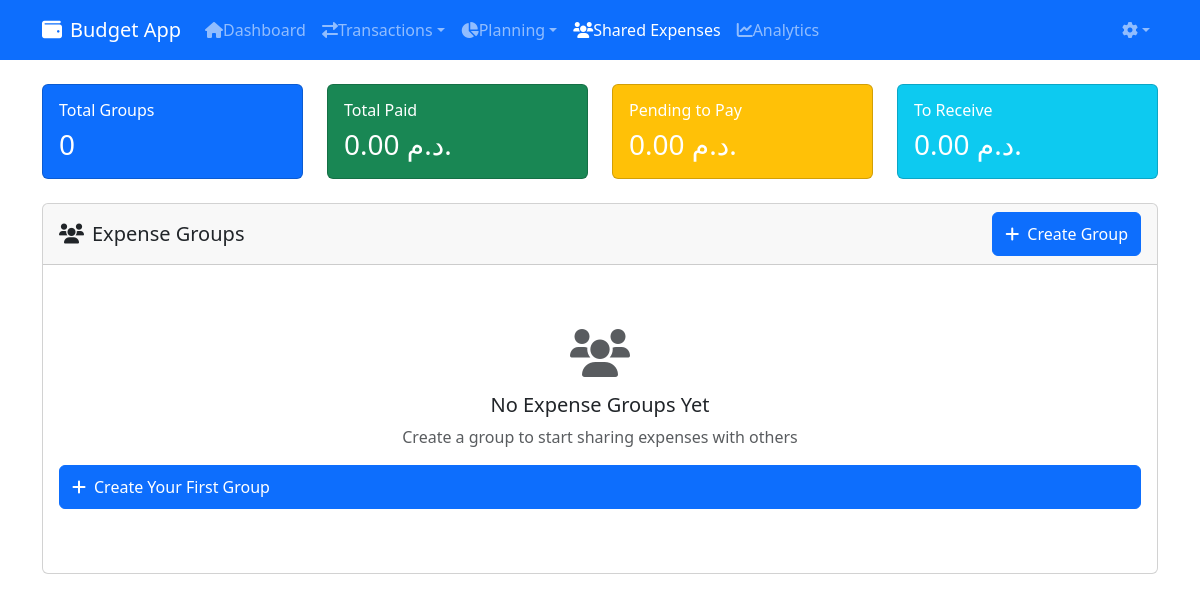
The app's page /expense-groups/ (signed in), older data.
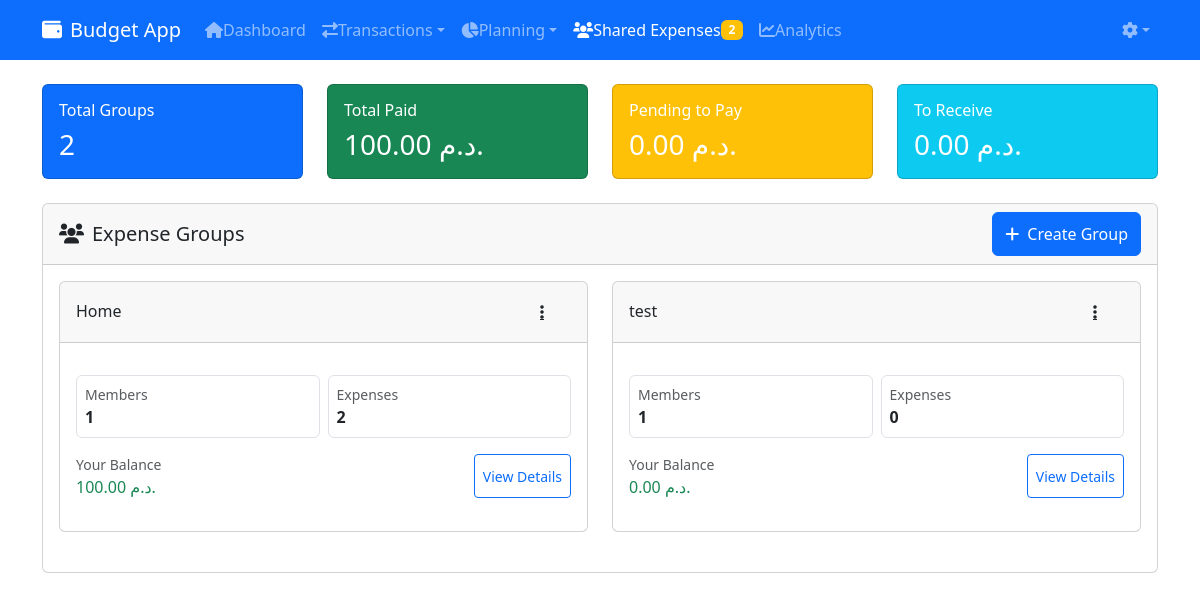
The same page, newer data.
### core/models.py (models this page shows, shortened)
class ExpenseGroup(models.Model):
    SPLIT_TYPE_CHOICES = [
        ('EQUAL', 'Split Equally'),
        ('PERCENTAGE', 'Split by Percentage'),
        ('CUSTOM', 'Custom Split'),
    ]
    name = models.CharField(max_length=255)
    description = models.TextField(blank=True)
    created_at = models.DateTimeField(auto_now_add=True)
    created_by = models.ForeignKey(User, on_delete=models.CASCADE, related_name='created_groups')
    members = models.ManyToManyField(User, through='ExpenseGroupMember', related_name='expense_groups')
    default_split_type = models.CharField(max_length=10, choices=SPLIT_TYPE_CHOICES, default='EQUAL')
    auto_approve = models.BooleanField(default=False)

### core/views.py (the view)
# urls.py: path('expense-groups/', views.expense_groups, name='expense-groups'),
@login_required
def expense_groups(request):
    expense_groups = ExpenseGroup.objects.filter(
        Q(members=request.user) | Q(created_by=request.user)
    ).distinct()
    for group in expense_groups:
        group.member_count = group.members.count()
        group.expense_count = SharedExpense.objects.filter(group=group).count()
        user_shares = ExpenseShare.objects.filter(
            expense__group=group,
            user=request.user
        ).aggregate(
            total_owed=Sum('amount', filter=Q(status='PENDING')),
            total_paid=Sum('amount', filter=Q(status='PAID'))
        )
        group.user_balance = (user_shares['total_paid'] or 0) - (user_shares['total_owed'] or 0)
    total_paid = ExpenseShare.objects.filter(
        user=request.user,
        status='PAID'
    ).aggregate(total=Sum('amount'))['total'] or 0
    total_pending = ExpenseShare.objects.filter(
        user=request.user,
        status='PENDING'
    ).aggregate(total=Sum('amount'))['total'] or 0
    total_to_receive = ExpenseShare.objects.filter(
        expense__created_by=request.user,
        status='PENDING'
    ).exclude(user=request.user).aggregate(total=Sum('amount'))['total'] or 0
    context = {
        'expense_groups': expense_groups,
        'total_paid': total_paid,
        'total_pending': total_pending,
        'total_to_receive': total_to_receive,
        'pending_expenses': SharedExpense.objects.filter(
            group__in=expense_groups,
            shares__user=request.user,
            shares__status='PENDING'
        ).count()
    }
    return render(request, 'core/expense_groups.html', context)

### core/templatetags/currency_format.py (called while the page is built)
@register.filter(name='currency')
def currency(value):
    try:
        value = float(value)
        formatted_value = floatformat(value, settings.CURRENCY_DECIMAL_PLACES)
        parts = str(formatted_value).split('.')
        integer_part = parts[0]
        formatted_integer = ''
        for i, digit in enumerate(reversed(integer_part)):
            if i > 0 and i % 3 == 0:
                formatted_integer = settings.CURRENCY_THOUSAND_SEPARATOR + formatted_integer
            formatted_integer = digit + formatted_integer
        if len(parts) > 1:
            formatted_value = f"{formatted_integer}{settings.CURRENCY_DECIMAL_SEPARATOR}{parts[1]}"
        else:
            formatted_value = formatted_integer
        return f"{formatted_value} {settings.CURRENCY_SYMBOL}"
    except (ValueError, TypeError):
        return ''

### core/templates/core/expense_groups.html (shortened to what the changed rows need)
{% extends 'core/base.html' %}
{% load budget_filters %}
{% load currency_format %}
{% block content %}
<div class="row mb-4">
    <div class="col-md-3">
        <div class="card bg-primary text-white">
            <div class="card-body">
                <h6 class="card-title">Total Groups</h6>
                <h3 class="card-text mb-0">{{ expense_groups|length }}</h3>
            </div>
        </div>
    </div>
    <div class="col-md-3">
        <div class="card bg-success text-white">
            <div class="card-body">
                <h6 class="card-title">Total Paid</h6>
                <h3 class="card-text mb-0">{{ total_paid|currency }}</h3>
            </div>
        </div>
    </div>
</div>
<div class="card">
    <div class="card-body">
        {% if expense_groups %}
        <div class="row">
            {% for group in expense_groups %}
            <div class="col-md-6 mb-4">
                <div class="card h-100">
                    <div class="card-header d-flex justify-content-between align-items-center">
                        <h6 class="mb-0">{{ group.name }}</h6>
                        <div class="dropdown">
                            <button class="btn btn-link text-dark" type="button" data-bs-toggle="dropdown">
                                <i class="fas fa-ellipsis-v"></i>
                            </button>
                        </div>
                    </div>
                    <div class="card-body">
                        <div class="row g-2 mb-3">
                            <div class="col-6">
                                <div class="border rounded p-2">
                                    <small class="text-muted d-block">Members</small>
                                    <strong>{{ group.member_count }}</strong>
                                </div>
                            </div>
                            <div class="col-6">
                                <div class="border rounded p-2">
                                    <small class="text-muted d-block">Expenses</small>
                                    <strong>{{ group.expense_count }}</strong>
                                </div>
                            </div>
                        </div>
                        <div class="d-flex justify-content-between align-items-center mb-3">
                            <div>
                                <small class="text-muted d-block">Your Balance</small>
                                <span class="{% if group.user_balance >= 0 %}text-success{% else %}text-danger{% endif %}">
                                    {{ group.user_balance|currency }}
                                </span>
                            </div>
                            <a href="{% url 'expense-group-detail' group.id %}" class="btn btn-sm btn-outline-primary">
                                View Details
                            </a>
                        </div>
                    </div>
                </div>
            </div>
            {% endfor %}
        </div>
        {% else %}
        <div class="text-center py-5">
            <div class="mb-3">
                <i class="fas fa-users fa-3x text-muted"></i>
            </div>
            <h5>No Expense Groups Yet</h5>
            <p class="text-muted mb-3">Create a group to start sharing expenses with others</p>
            <a href="{% url 'create-expense-group' %}" class="btn btn-primary">
                <i class="fas fa-plus me-2"></i>Create Your First Group
            </a>
        </div>
        {% endif %}
    </div>
</div>
{% endblock %}

Row changes from the older to the newer data that the page shows:
added ExpenseGroup: name "Home", member_count "1", expense_count "2", user_balance "100.00 د.م."
added ExpenseGroup: name "test", member_count "1", expense_count "0", user_balance "0.00 د.م."
Text that changed along with them:
{{ pending_count }}: (not shown) → "2"
{{ expense_groups|length }}: "0" → "2"
{{ total_paid|currency }}: "0.00 د.م." → "100.00 د.م."
text no longer shown: "No Expense Groups Yet Create a group to start sharing expenses with others Create Your First Group"
